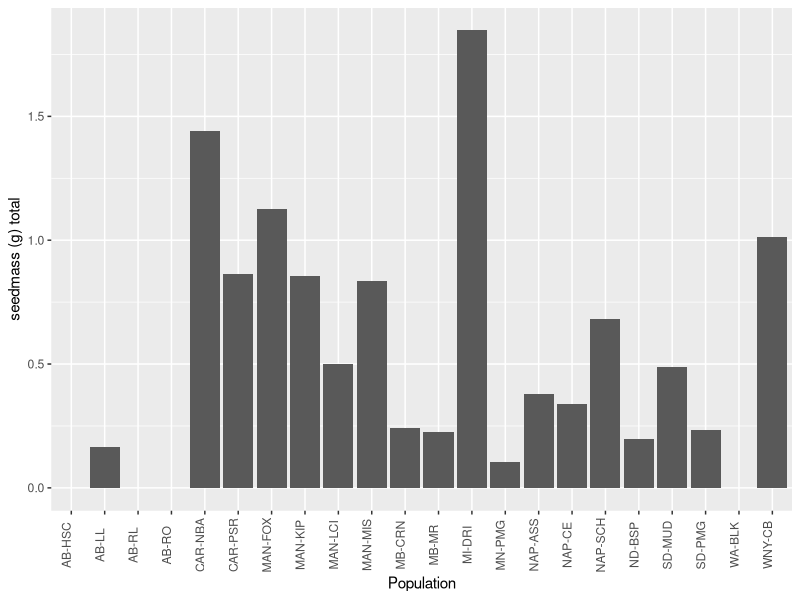

Write R code to recreate this figure.
df.all <- read.csv("full_clean_geum_experiment.csv")
library(ggplot2)
str(df.all$Population)
str(df.all$sm2018)
summary(df.all)
str(df.all)
b <- ggplot(df.all, aes(x = Population, y = sm2018/1000))+
	geom_bar(stat = "summary", fun.y = "sum")+ ylab("seedmass (g) total")+
	xlab("Population")+
	theme(axis.text.x = element_text(angle = 90, vjust= -.05))
b				
